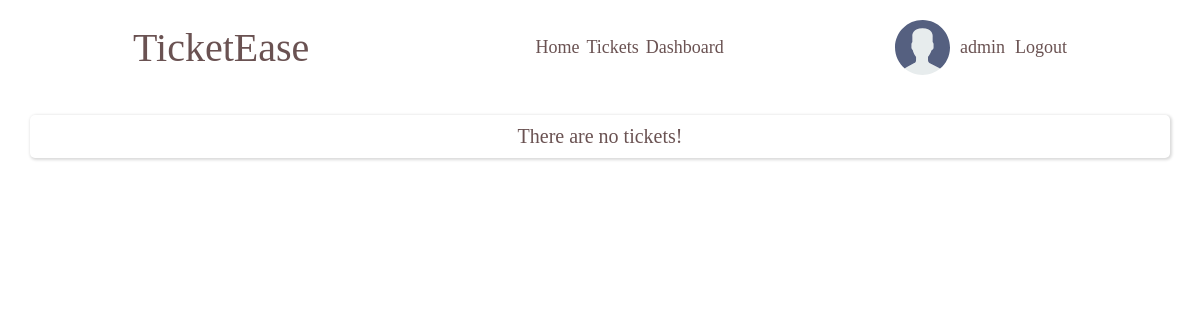
Before: / (signed in) with the older database file.
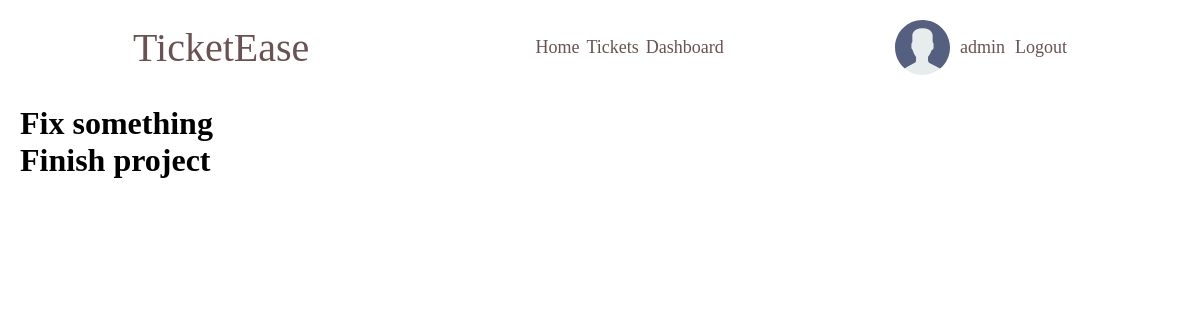
After: the same page with the newer database file.
### tickets/models.py (models this page shows, shortened)
class Ticket(models.Model):
    STATUS = (
        ('open', 'open'),
        ('assigned', 'assigned'),
        ('closed', 'closed'),
    )
    ticket_id = models.UUIDField(default=uuid.uuid4)
    slug = models.SlugField(unique=True)
    title = models.CharField(max_length=100)
    description = models.TextField()
    status = models.CharField(max_length=100, choices=STATUS, default='open')
    attachments = models.ImageField(null=True, blank=True, upload_to='attachments/')
    created_by = models.ForeignKey(CustomUser, on_delete=models.SET_NULL, null=True, related_name='created_by')
    assigned_to = models.ForeignKey(CustomUser, on_delete=models.SET_NULL, null=True, blank=True, related_name='assigned_to')
    accepted_on = models.DateTimeField(null=True, blank=True)
    closed_on = models.DateTimeField(null=True, blank=True)
    updated_on = models.DateTimeField(auto_now=True)
    created_on = models.DateTimeField(auto_now_add=True)

### tickets/views.py (the view)
# urls.py: path('', home, name='home'),
def home(request):
    tickets = Ticket.objects.all()
    context = {'tickets': tickets}
    return render(request, 'tickets/home.html', context)

### tickets/templates/tickets/home.html
{% extends 'tickets/index.html' %}
{% block content %}
    {% for ticket in tickets %}
        <h1>{{ticket.title}}</h1>
    {% empty %}
        <div class="empty">
            <p>There are no tickets!</p>
        </div>
    {% endfor%}
{% endblock %}

Changed rows visible on the page:
added Ticket: title "Fix something"
added Ticket: title "Finish project"
Other visible differences:
text no longer shown: "There are no tickets!"
